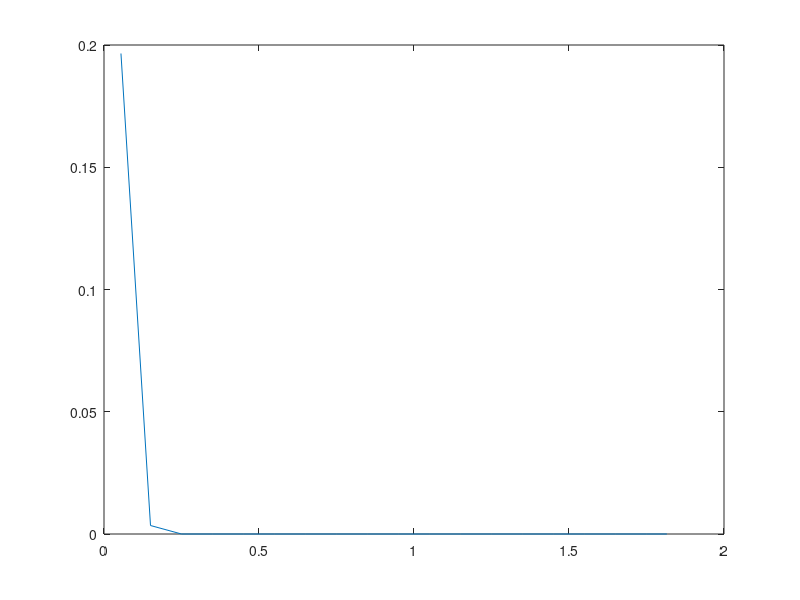
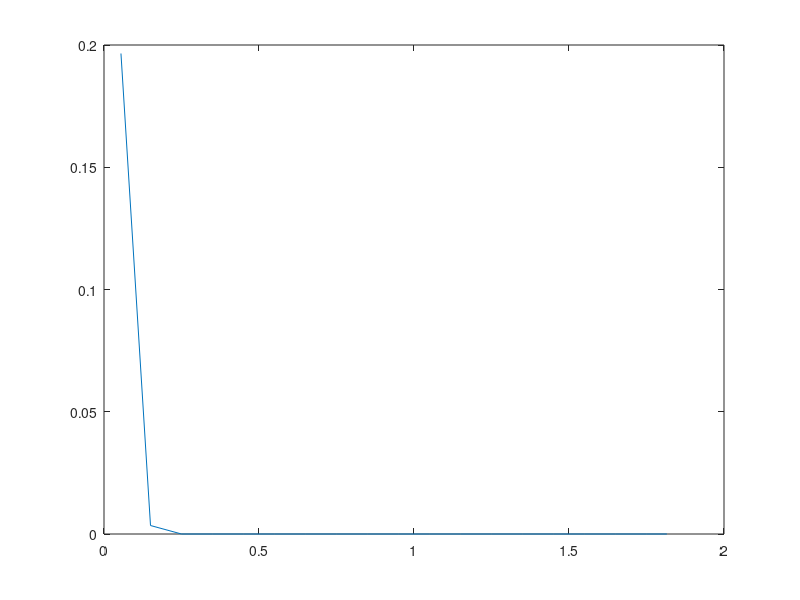
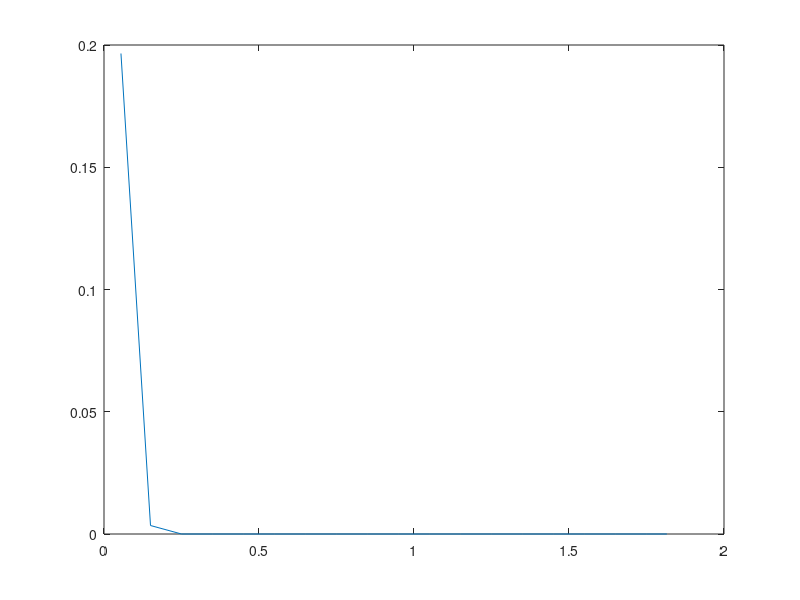
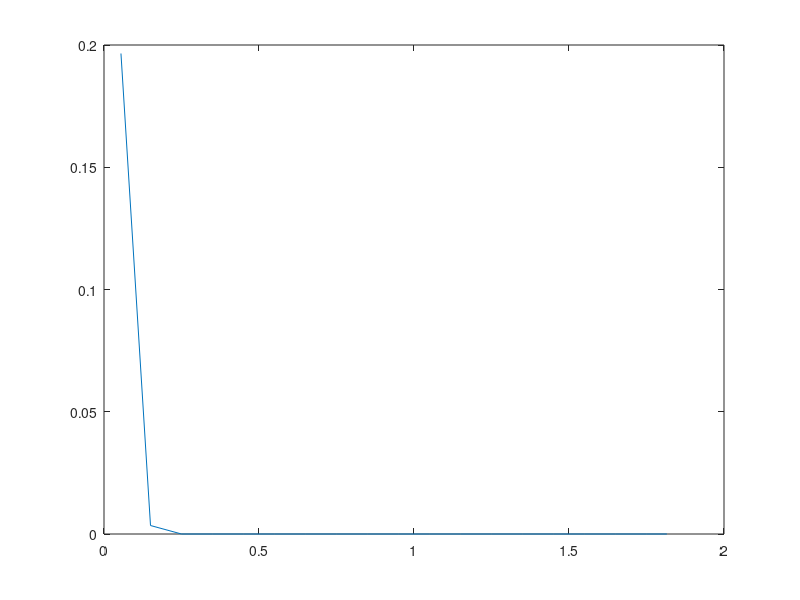

These figures' MATLAB source, in order:

% This script is used to check the sharpness of the damage field
clc
clear

dataset = load('dataset.mat');
x= dataset.x_train;
y = dataset.y_train;
damage = dataset.damage(:,1);
scatter(x,y,[],damage)
xyd = [x y damage];

for i = 1:97
    
    figure;
    temp = xyd((i-1)*19+1:(i*19),:);
    plot(temp(:,2),temp(:,3))
    temp(:, 3)
    name = strcat('x_',num2str(i),'.png');
    saveas(gcf,name)
    
end

close all
